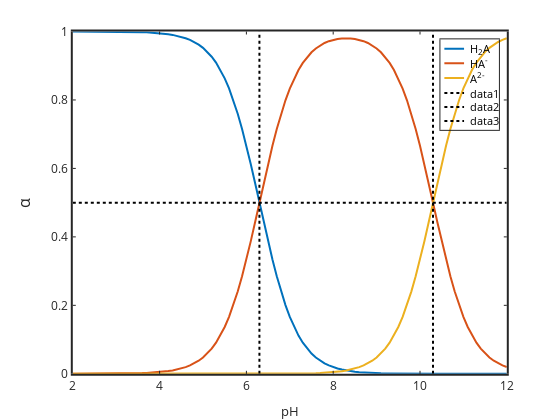

Notebook code for this chart:
### Markdown cell above
# Diprotic acid (H2A)

There are two stepwise dissociation equilibria

$\mathrm{H_2A} = \mathrm{HA^-} + \mathrm{H^+}$

$K_{a1} = \dfrac{[\mathrm{H}^+][\mathrm{HA^-}]}{[\mathrm{H_2A}]}$

and

$\mathrm{HA^-} = \mathrm{A^{2-}} + \mathrm{H^+}$

$K_{a2} = \dfrac{[\mathrm{H}^+][\mathrm{A^{2-}}]}{[\mathrm{HA^-}]}$

We derived in class the three alpha relationships (remember $\alpha$ is the fraction each species contributes to the total)

$\alpha_{H2A}=\dfrac{[\mathrm{H}^+]^2}{[\mathrm{H}^+]^2+K_{a1}[\mathrm{H^+}]+K_{a1}K_{a2}}$

$\alpha_{HA-}=\dfrac{K_{a1}[\mathrm{H^+}]}{[\mathrm{H}^+]^2+K_{a1}[\mathrm{H^+}]+K_{a1}K_{a2}}$

$\alpha_{A2-}=\dfrac{K_{a1}K_{a2}}{[\mathrm{H}^+]^2+K_{a1}[\mathrm{H^+}]+K_{a1}K_{a2}}$

For some arbitrary diprotic weak acid we can plot the distribution (speciation) diagram.  Let's assume pKa1=4 and pKa2=8.

### Code cell
pKa1 = input("Enter pKa1 value: ")
pKa1=6.3; pKa2=10.3;
Ka1=10^-pKa1; Ka2=10^-pKa2;
pH=2:0.1:12; H=10.^-pH;

denominator=H.^2+Ka1*H+Ka1*Ka2;
alphaH2A=(H.^2)./denominator;
alphaHA=(Ka1*H)./denominator;
alphaA=1-alphaH2A-alphaHA;

plot(pH,alphaH2A,'linewidth',2,pH,alphaHA,'linewidth',2,pH,alphaA,'linewidth',2)
set(gca,'fontsize',12,'linewidth',2)
legend('H_2A','HA^-','A^{2-}')
title('Distribution Diagram for H2A')
xlabel('pH'); ylabel('\alpha','fontsize',16)

hold on
plot([pKa1 pKa1],[0 1],'k:','linewidth',2)
plot([pKa2 pKa2],[0 1],'k:','linewidth',2)
plot([2 12],[0.5 0.5],'k:','linewidth',2)

### Figure 1 — Plotly figure (JSON) as saved in the notebook; plotly's stock layout.template omitted (floating-point values rounded to 4 significant figures)
{"data": [{"line": {"color": "rgb(0,113,188)", "dash": "solid", "width": 2}, "marker": {"color": "rgb(0,113,188)", "line": {"color": "rgb(0,113,188)"}, "size": 6, "symbol": "none"}, "mode": "lines", "name": "H_2A", "showlegend": true, "type": "scatter", "visibility": true, "x": [2, 2.1, 2.2, 2.3, 2.4, 2.5, 2.6, 2.7, 2.8, 2.9, 3, 3.1, 3.2, 3.3, 3.4, 3.5, 3.6, 3.7, 3.8, 3.9, 4, 4.1, 4.2, 4.3, 4.4, 4.5, 4.6, 4.7, 4.8, 4.9, 5, 5.1, 5.2, 5.3, 5.4, 5.5, 5.6, 5.7, 5.8, 5.9, 6, 6.1, 6.2, 6.3, 6.4, 6.5, 6.6, 6.7, 6.8, 6.9, 7, 7.1, 7.2, 7.3, 7.4, 7.5, 7.6, 7.7, 7.8, 7.9, 8, 8.1, 8.2, 8.3, 8.4, 8.5, 8.6, 8.7, 8.8, 8.9, 9, 9.1, 9.2, 9.3, 9.4, 9.5, 9.6, 9.7, 9.8, 9.9, 10, 10.1, 10.2, 10.3, 10.4, 10.5, 10.6, 10.7, 10.8, 10.9, 11, 11.1, 11.2, 11.3, 11.4, 11.5, 11.6, 11.7, 11.8, 11.9, 12], "xaxis": "x", "y": [0.9999, 0.9999, 0.9999, 0.9999, 0.9999, 0.9998, 0.9998, 0.9997, 0.9997, 0.9996, 0.9995, 0.9994, 0.9992, 0.999, 0.9987, 0.9984, 0.998, 0.9975, 0.9968, 0.996, 0.995, 0.9937, 0.9921, 0.9901, 0.9876, 0.9844, 0.9804, 0.9755, 0.9693, 0.9617, 0.9523, 0.9406, 0.9264, 0.9091, 0.8882, 0.8632, 0.8337, 0.7992, 0.7597, 0.7152, 0.6661, 0.6131, 0.5573, 0.5, 0.4427, 0.3868, 0.3338, 0.2847, 0.2402, 0.2007, 0.1663, 0.1367, 0.1117, 0.09083, 0.0735, 0.05926, 0.04764, 0.03819, 0.03056, 0.02441, 0.01947, 0.01551, 0.01234, 0.009804, 0.007783, 0.006173, 0.00489, 0.003868, 0.003056, 0.00241, 0.001896, 0.001489, 0.001165, 0.0009083, 0.000705, 0.0005443, 0.0004176, 0.0003181, 0.0002402, 0.0001796, 0.0001329, 9.717e-05, 7.016e-05, 5e-05, 3.516e-05, 2.441e-05, 1.673e-05, 1.134e-05, 7.597e-06, 5.043e-06, 3.319e-06, 2.168e-06, 1.408e-06, 9.091e-07, 5.845e-07, 3.745e-07, 2.392e-07, 1.524e-07, 9.693e-08, 6.155e-08, 3.903e-08], "yaxis": "y"}, {"line": {"color": "rgb(216,82,24)", "dash": "solid", "width": 2}, "marker": {"color": "rgb(216,82,24)", "line": {"color": "rgb(216,82,24)"}, "size": 6, "symbol": "none"}, "mode": "lines", "name": "HA^-", "showlegend": true, "type": "scatter", "visibility": true, "x": [2, 2.1, 2.2, 2.3, 2.4, 2.5, 2.6, 2.7, 2.8, 2.9, 3, 3.1, 3.2, 3.3, 3.4, 3.5, 3.6, 3.7, 3.8, 3.9, 4, 4.1, 4.2, 4.3, 4.4, 4.5, 4.6, 4.7, 4.8, 4.9, 5, 5.1, 5.2, 5.3, 5.4, 5.5, 5.6, 5.7, 5.8, 5.9, 6, 6.1, 6.2, 6.3, 6.4, 6.5, 6.6, 6.7, 6.8, 6.9, 7, 7.1, 7.2, 7.3, 7.4, 7.5, 7.6, 7.7, 7.8, 7.9, 8, 8.1, 8.2, 8.3, 8.4, 8.5, 8.6, 8.7, 8.8, 8.9, 9, 9.1, 9.2, 9.3, 9.4, 9.5, 9.6, 9.7, 9.8, 9.9, 10, 10.1, 10.2, 10.3, 10.4, 10.5, 10.6, 10.7, 10.8, 10.9, 11, 11.1, 11.2, 11.3, 11.4, 11.5, 11.6, 11.7, 11.8, 11.9, 12], "xaxis": "x", "y": [5.012e-05, 6.309e-05, 7.943e-05, 9.999e-05, 0.0001259, 0.0001585, 0.0001995, 0.0002511, 0.0003161, 0.0003979, 0.0005009, 0.0006306, 0.0007937, 0.000999, 0.001257, 0.001582, 0.001991, 0.002506, 0.003152, 0.003965, 0.004987, 0.00627, 0.007881, 0.009901, 0.01243, 0.0156, 0.01956, 0.0245, 0.03065, 0.03829, 0.04773, 0.05935, 0.07359, 0.09091, 0.1118, 0.1368, 0.1663, 0.2008, 0.2403, 0.2847, 0.3339, 0.3869, 0.4427, 0.5, 0.5573, 0.6131, 0.6661, 0.7151, 0.7596, 0.799, 0.8333, 0.8627, 0.8876, 0.9083, 0.9253, 0.9392, 0.9505, 0.9594, 0.9664, 0.9717, 0.9756, 0.9783, 0.9799, 0.9804, 0.9799, 0.9783, 0.9756, 0.9717, 0.9664, 0.9594, 0.9505, 0.9392, 0.9253, 0.9083, 0.8876, 0.8627, 0.8333, 0.799, 0.7596, 0.7151, 0.6661, 0.6131, 0.5573, 0.5, 0.4427, 0.3869, 0.3339, 0.2847, 0.2403, 0.2008, 0.1663, 0.1368, 0.1118, 0.09091, 0.07359, 0.05935, 0.04773, 0.03829, 0.03065, 0.0245, 0.01956], "yaxis": "y"}, {"line": {"color": "rgb(236,176,31)", "dash": "solid", "width": 2}, "marker": {"color": "rgb(236,176,31)", "line": {"color": "rgb(236,176,31)"}, "size": 6, "symbol": "none"}, "mode": "lines", "name": "A^{2-}", "showlegend": true, "type": "scatter", "visibility": true, "x": [2, 2.1, 2.2, 2.3, 2.4, 2.5, 2.6, 2.7, 2.8, 2.9, 3, 3.1, 3.2, 3.3, 3.4, 3.5, 3.6, 3.7, 3.8, 3.9, 4, 4.1, 4.2, 4.3, 4.4, 4.5, 4.6, 4.7, 4.8, 4.9, 5, 5.1, 5.2, 5.3, 5.4, 5.5, 5.6, 5.7, 5.8, 5.9, 6, 6.1, 6.2, 6.3, 6.4, 6.5, 6.6, 6.7, 6.8, 6.9, 7, 7.1, 7.2, 7.3, 7.4, 7.5, 7.6, 7.7, 7.8, 7.9, 8, 8.1, 8.2, 8.3, 8.4, 8.5, 8.6, 8.7, 8.8, 8.9, 9, 9.1, 9.2, 9.3, 9.4, 9.5, 9.6, 9.7, 9.8, 9.9, 10, 10.1, 10.2, 10.3, 10.4, 10.5, 10.6, 10.7, 10.8, 10.9, 11, 11.1, 11.2, 11.3, 11.4, 11.5, 11.6, 11.7, 11.8, 11.9, 12], "xaxis": "x", "y": [2.511e-13, 3.98e-13, 6.309e-13, 9.999e-13, 1.585e-12, 2.512e-12, 3.98e-12, 6.308e-12, 9.997e-12, 1.584e-11, 2.511e-11, 3.979e-11, 6.305e-11, 9.99e-11, 1.583e-10, 2.508e-10, 3.973e-10, 6.294e-10, 9.968e-10, 1.579e-09, 2.499e-09, 3.956e-09, 6.26e-09, 9.901e-09, 1.565e-08, 2.473e-08, 3.903e-08, 6.155e-08, 9.693e-08, 1.524e-07, 2.392e-07, 3.745e-07, 5.845e-07, 9.091e-07, 1.408e-06, 2.168e-06, 3.319e-06, 5.043e-06, 7.597e-06, 1.134e-05, 1.673e-05, 2.441e-05, 3.516e-05, 5e-05, 7.016e-05, 9.717e-05, 0.0001329, 0.0001796, 0.0002402, 0.0003181, 0.0004176, 0.0005443, 0.000705, 0.0009083, 0.001165, 0.001489, 0.001896, 0.00241, 0.003056, 0.003868, 0.00489, 0.006173, 0.007783, 0.009804, 0.01234, 0.01551, 0.01947, 0.02441, 0.03056, 0.03819, 0.04764, 0.05926, 0.0735, 0.09083, 0.1117, 0.1367, 0.1663, 0.2007, 0.2402, 0.2847, 0.3338, 0.3868, 0.4427, 0.5, 0.5573, 0.6131, 0.6661, 0.7152, 0.7597, 0.7992, 0.8337, 0.8632, 0.8882, 0.9091, 0.9264, 0.9406, 0.9523, 0.9617, 0.9693, 0.9755, 0.9804], "yaxis": "y"}, {"line": {"color": "rgb(0, 0, 0)", "dash": "dot", "width": 2}, "marker": {"color": "rgb(0, 0, 0)", "line": {"color": "rgb(0, 0, 0)"}, "size": 6, "symbol": "none"}, "mode": "lines", "name": "data1", "showlegend": true, "type": "scatter", "visibility": true, "x": [6.3, 6.3], "xaxis": "x", "y": [0, 1], "yaxis": "y"}, {"line": {"color": "rgb(0, 0, 0)", "dash": "dot", "width": 2}, "marker": {"color": "rgb(0, 0, 0)", "line": {"color": "rgb(0, 0, 0)"}, "size": 6, "symbol": "none"}, "mode": "lines", "name": "data2", "showlegend": true, "type": "scatter", "visibility": true, "x": [10.3, 10.3], "xaxis": "x", "y": [0, 1], "yaxis": "y"}, {"line": {"color": "rgb(0, 0, 0)", "dash": "dot", "width": 2}, "marker": {"color": "rgb(0, 0, 0)", "line": {"color": "rgb(0, 0, 0)"}, "size": 6, "symbol": "none"}, "mode": "lines", "name": "data3", "showlegend": true, "type": "scatter", "visibility": true, "x": [2, 12], "xaxis": "x", "y": [0.5, 0.5], "yaxis": "y"}, {"hoverinfo": "none", "line": {"color": "rgb(0,113,188)", "dash": "solid", "width": 2}, "marker": {"color": "rgb(0,113,188)", "line": {"color": "rgb(0,113,188)"}, "size": 6, "symbol": "none"}, "mode": "lines", "name": "", "showlegend": false, "type": "scatter", "visibility": true, "x": [3, 18], "xaxis": "x2", "y": [7.191, 7.191], "yaxis": "y2"}, {"hoverinfo": "none", "line": {"color": "rgb(216,82,24)", "dash": "solid", "width": 2}, "marker": {"color": "rgb(216,82,24)", "line": {"color": "rgb(216,82,24)"}, "size": 6, "symbol": "none"}, "mode": "lines", "name": "", "showlegend": false, "type": "scatter", "visibility": true, "x": [3, 18], "xaxis": "x2", "y": [18.16, 18.16], "yaxis": "y2"}, {"hoverinfo": "none", "line": {"color": "rgb(236,176,31)", "dash": "solid", "width": 2}, "marker": {"color": "rgb(236,176,31)", "line": {"color": "rgb(236,176,31)"}, "size": 6, "symbol": "none"}, "mode": "lines", "name": "", "showlegend": false, "type": "scatter", "visibility": true, "x": [3, 18], "xaxis": "x2", "y": [29.52, 29.52], "yaxis": "y2"}, {"hoverinfo": "none", "line": {"color": "rgb(0, 0, 0)", "dash": "dot", "width": 2}, "marker": {"color": "rgb(0, 0, 0)", "line": {"color": "rgb(0, 0, 0)"}, "size": 6, "symbol": "none"}, "mode": "lines", "name": "", "showlegend": false, "type": "scatter", "visibility": true, "x": [3, 18], "xaxis": "x2", "y": [40.9, 40.9], "yaxis": "y2"}, {"hoverinfo": "none", "line": {"color": "rgb(0, 0, 0)", "dash": "dot", "width": 2}, "marker": {"color": "rgb(0, 0, 0)", "line": {"color": "rgb(0, 0, 0)"}, "size": 6, "symbol": "none"}, "mode": "lines", "name": "", "showlegend": false, "type": "scatter", "visibility": true, "x": [3, 18], "xaxis": "x2", "y": [51.52, 51.52], "yaxis": "y2"}, {"hoverinfo": "none", "line": {"color": "rgb(0, 0, 0)", "dash": "dot", "width": 2}, "marker": {"color": "rgb(0, 0, 0)", "line": {"color": "rgb(0, 0, 0)"}, "size": 6, "symbol": "none"}, "mode": "lines", "name": "", "showlegend": false, "type": "scatter", "visibility": true, "x": [3, 18], "xaxis": "x2", "y": [62.14, 62.14], "yaxis": "y2"}], "layout": {"annotations": [{"font": {"color": "rgb(0, 0, 0)", "size": 10.8}, "showarrow": false, "text": "H<sub>2</sub>A", "x": 21, "xanchor": "left", "xref": "x2", "y": 7.191, "yanchor": "middle", "yref": "y2"}, {"font": {"color": "rgb(0, 0, 0)", "size": 10.8}, "showarrow": false, "text": "HA<sup>-</sup>", "x": 21, "xanchor": "left", "xref": "x2", "y": 18.16, "yanchor": "middle", "yref": "y2"}, {"font": {"color": "rgb(0, 0, 0)", "size": 10.8}, "showarrow": false, "text": "A<sup>2-</sup>", "x": 21, "xanchor": "left", "xref": "x2", "y": 29.52, "yanchor": "middle", "yref": "y2"}, {"font": {"color": "rgb(0, 0, 0)", "size": 10.8}, "showarrow": false, "text": "data1", "x": 21, "xanchor": "left", "xref": "x2", "y": 40.9, "yanchor": "middle", "yref": "y2"}, {"font": {"color": "rgb(0, 0, 0)", "size": 10.8}, "showarrow": false, "text": "data2", "x": 21, "xanchor": "left", "xref": "x2", "y": 51.52, "yanchor": "middle", "yref": "y2"}, {"font": {"color": "rgb(0, 0, 0)", "size": 10.8}, "showarrow": false, "text": "data3", "x": 21, "xanchor": "left", "xref": "x2", "y": 62.14, "yanchor": "middle", "yref": "y2"}], "height": 420, "hovermode": "closest", "margin": {"b": 0, "l": 0, "r": 0, "t": 0}, "plot_bgcolor": "rgba(0, 0, 0, 0)", "showlegend": false, "width": 560, "xaxis": {"anchor": "y", "autorange": false, "domain": [0.13, 0.905], "exponentformat": "none", "gridcolor": "rgba(38,38,38,0.15)", "gridwidth": 2, "linecolor": "rgb(38,38,38)", "linewidth": 2, "mirror": "ticks", "range": [2, 12], "showgrid": false, "showline": true, "side": "bottom", "spikedash": "solid", "spikemode": "across", "spikesides": false, "spikethickness": 1, "tickangle": 0, "tickcolor": "rgb(38,38,38)", "tickfont": {"color": "rgb(38,38,38)", "size": 12}, "ticklen": 3, "ticks": "inside", "ticktext": ["2", "4", "6", "8", "10", "12"], "tickvals": [2, 4, 6, 8, 10, 12], "title": {"font": {"color": "rgb(38,38,38)", "size": 13.2}, "text": "pH"}, "type": "linear", "visible": true, "zeroline": false}, "xaxis2": {"anchor": "y2", "autorange": false, "domain": [0.7865, 0.8909], "exponentformat": "none", "fixedrange": true, "gridcolor": "rgba(38,38,38,0.15)", "gridwidth": 1, "linecolor": "rgb(38,38,38)", "linewidth": 1, "mirror": true, "range": [0, 44.58], "showgrid": false, "showline": true, "showspikes": false, "side": "bottom", "spikedash": "solid", "spikemode": "across", "spikesides": false, "spikethickness": 1, "tickangle": 0, "tickcolor": "rgb(38,38,38)", "tickfont": {"color": "rgb(38,38,38)", "size": 10.8}, "ticklen": 3, "ticks": "", "ticktext": [], "tickvals": [], "title": {"font": {"color": "rgb(0, 0, 0)", "size": 11.88}, "text": ""}, "type": "linear", "visible": true, "zeroline": false}, "yaxis": {"anchor": "x", "autorange": false, "domain": [0.11, 0.925], "exponentformat": "none", "gridcolor": "rgba(38,38,38,0.15)", "gridwidth": 2, "linecolor": "rgb(38,38,38)", "linewidth": 2, "mirror": "ticks", "range": [0, 1], "showgrid": false, "showline": true, "side": "left", "spikedash": "solid", "spikemode": "across", "spikesides": false, "spikethickness": 1, "tickangle": 0, "tickcolor": "rgb(38,38,38)", "tickfont": {"color": "rgb(38,38,38)", "size": 12}, "ticklen": 3, "ticks": "inside", "ticktext": ["0", "0.2", "0.4", "0.6", "0.8", "1"], "tickvals": [0, 0.2, 0.4, 0.6, 0.8, 1], "title": {"font": {"color": "rgb(38,38,38)", "size": 16}, "text": "&#945;"}, "type": "linear", "visible": true, "zeroline": false}, "yaxis2": {"anchor": "x2", "autorange": false, "domain": [0.6908, 0.9063], "exponentformat": "none", "fixedrange": true, "gridcolor": "rgba(38,38,38,0.15)", "gridwidth": 1, "linecolor": "rgb(38,38,38)", "linewidth": 1, "mirror": true, "range": [68.95, 0], "showgrid": false, "showline": true, "showspikes": false, "side": "left", "spikedash": "solid", "spikemode": "across", "spikesides": false, "spikethickness": 1, "tickangle": 0, "tickcolor": "rgb(38,38,38)", "tickfont": {"color": "rgb(38,38,38)", "size": 10.8}, "ticklen": 3, "ticks": "", "ticktext": [], "tickvals": [], "title": {"font": {"color": "rgb(0, 0, 0)", "size": 11.88}, "text": ""}, "type": "linear", "visible": true, "zeroline": false}}}
